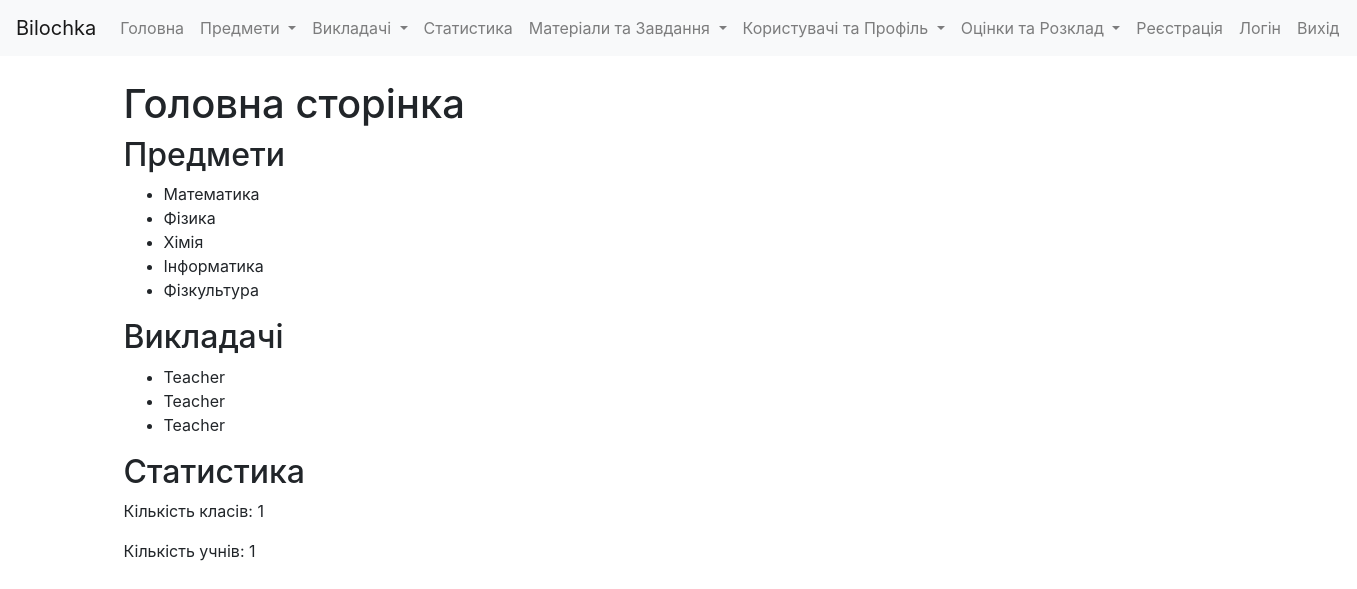
/ (signed in), run on an earlier commit of the app's database.
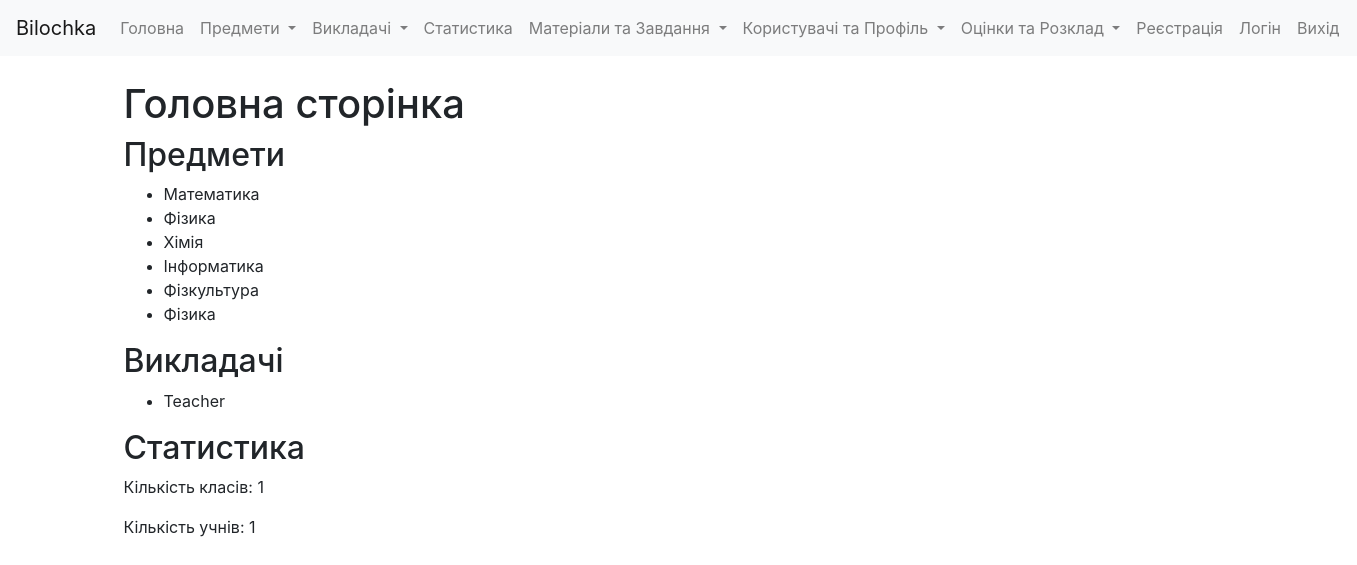
And on a later commit of the database.
### main/models.py (models this page shows, shortened)
class Subject(models.Model):
    name = models.CharField(max_length=255)
    description = models.TextField(blank=True, null=True)

class Teacher(models.Model):
    username = models.CharField(max_length=50, default='Teacher')
    email = models.EmailField(default='example@email.com')

### main/views.py (the view)
# urls.py: 2. Add a URL to urlpatterns:  path('', views.home, name='home')
@login_required
def home(request):
    subjects = Subject.objects.all()
    teachers = Teacher.objects.all()
    num_classes = Class.objects.count()
    num_students = StudentProfile.objects.count()
    context = {
        'subjects': subjects,
        'teachers': teachers,
        'num_classes': num_classes,
        'num_students': num_students,
    }
    return render(request, 'main/home.html', context)

### templates/main/home.html
{% extends 'main/includes/header.html' %}
{% block content %}
<h1>Головна сторінка</h1>
    <h2>Предмети</h2>
    <ul>
        {% for subject in subjects %}
            <li>{{ subject.name }}</li>
        {% endfor %}
    </ul>
    <h2>Викладачі</h2>
    <ul>
        {% for teacher in teachers %}
            <li>{{ teacher.username }}</li>
        {% endfor %}
    </ul>
    <h2>Статистика</h2>
    <p>Кількість класів: {{ num_classes }}</p>
    <p>Кількість учнів: {{ num_students }}</p>
{% endblock %}

What changed in the data, as far as the page shows it:
removed Teacher: username "Teacher"
removed Teacher: username "Teacher"
added Subject: name "Фізика"
